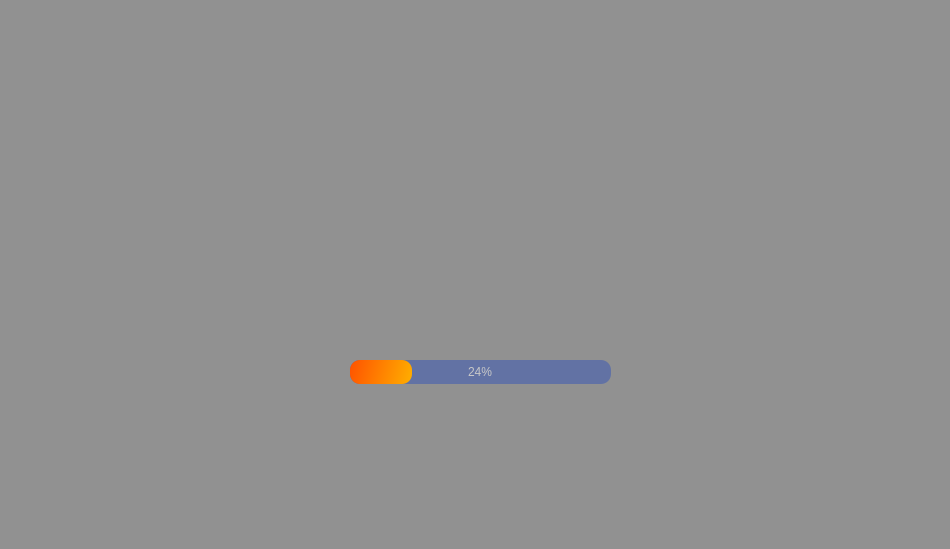
<?xml version="1.0" encoding="UTF-8"?>
<ui version="4.0">
 <class>SplashScreen</class>
 <widget class="QMainWindow" name="SplashScreen">
  <property name="geometry">
   <rect>
    <x>0</x>
    <y>0</y>
    <width>950</width>
    <height>549</height>
   </rect>
  </property>
  <property name="windowTitle">
   <string>MainWindow</string>
  </property>
  <widget class="QWidget" name="centralwidget">
   <widget class="QFrame" name="dropShadowFrame">
    <property name="geometry">
     <rect>
      <x>0</x>
      <y>0</y>
      <width>951</width>
      <height>551</height>
     </rect>
    </property>
    <property name="minimumSize">
     <size>
      <width>951</width>
      <height>551</height>
     </size>
    </property>
    <property name="maximumSize">
     <size>
      <width>951</width>
      <height>551</height>
     </size>
    </property>
    <property name="autoFillBackground">
     <bool>false</bool>
    </property>
    <property name="styleSheet">
     <string notr="true">QFrame{
	border-image: url(:/Logo Banner/Users/Lenovo/Pictures/DaVINCI BLUE.png);

background-color: rgba(0, 0, 0, 100);
border-radius:0px;
}</string>
    </property>
    <property name="frameShape">
     <enum>QFrame::StyledPanel</enum>
    </property>
    <property name="frameShadow">
     <enum>QFrame::Raised</enum>
    </property>
    <widget class="QProgressBar" name="progressBar">
     <property name="geometry">
      <rect>
       <x>350</x>
       <y>360</y>
       <width>261</width>
       <height>24</height>
      </rect>
     </property>
     <property name="styleSheet">
      <string notr="true">QProgressBar{

	
	background-color: rgb(98, 114, 164);
	color: rgb(200,200,200);
	border-style:none;
	border-radius:10px;
	text-align:center;

}

QProgressBar::chunk{

	border-radius:10px;
	background-color: qlineargradient(spread:pad, x1:0, y1:0.517, x2:0.982955, y2:0.619727, stop:0 rgba(255, 87, 0, 255), stop:1 rgba(255, 170, 0, 255));
	
	
}


</string>
     </property>
     <property name="value">
      <number>24</number>
     </property>
     <property name="alignment">
      <set>Qt::AlignCenter</set>
     </property>
     <property name="textVisible">
      <bool>true</bool>
     </property>
     <property name="orientation">
      <enum>Qt::Horizontal</enum>
     </property>
     <property name="invertedAppearance">
      <bool>false</bool>
     </property>
     <property name="textDirection">
      <enum>QProgressBar::TopToBottom</enum>
     </property>
     <property name="format">
      <string>%p%</string>
     </property>
    </widget>
   </widget>
  </widget>
 </widget>
 <resources>
  <include location="../../../Qt/6.5.1/mingw_64/bin/images.qrc"/>
 </resources>
 <connections/>
</ui>
